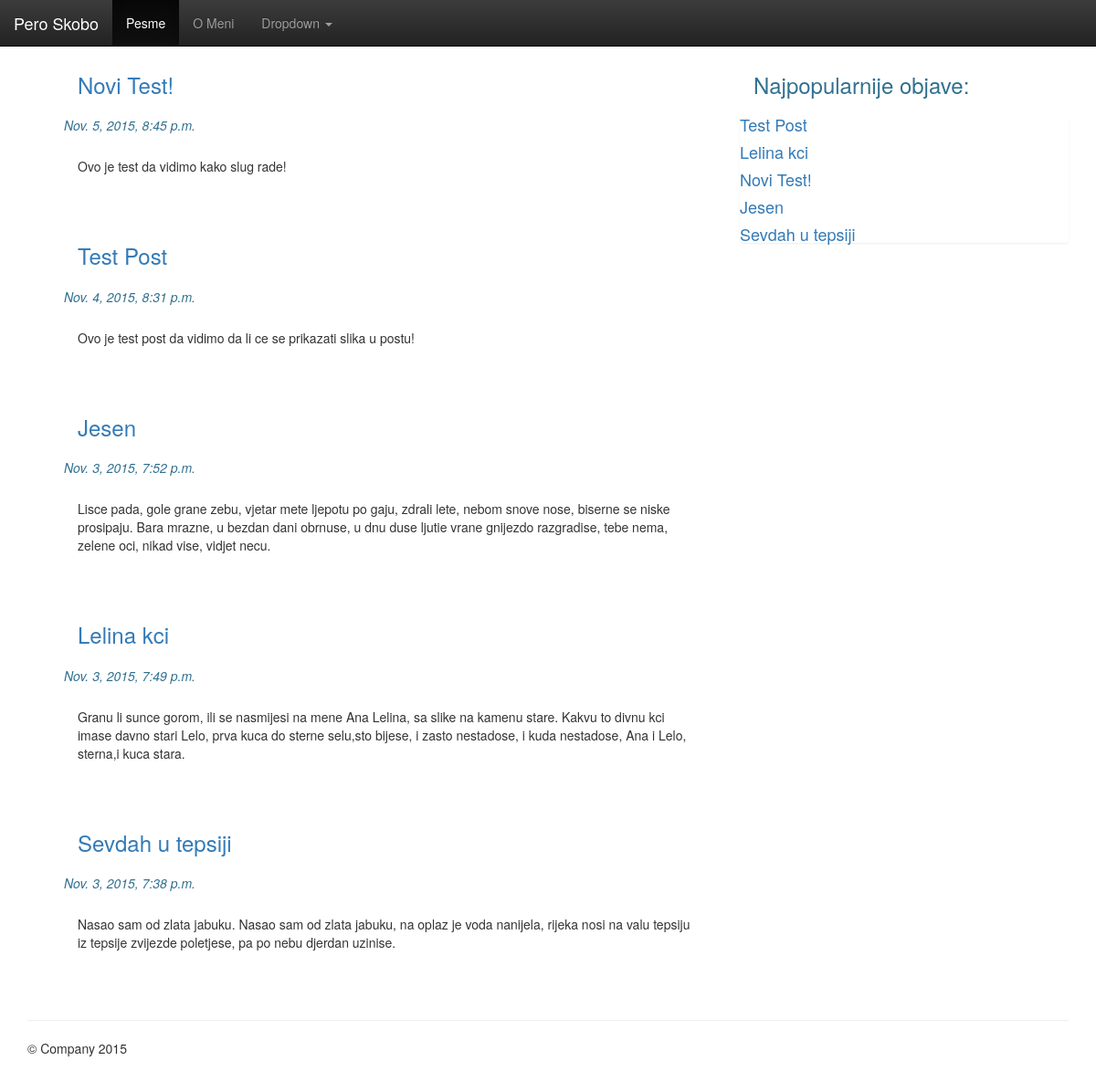
Screenshot of /blog/ with the database file from the repository.
### blog/models.py (models this page shows, shortened)
class Post(models.Model):
    created_at = models.DateTimeField(auto_now_add=True)
    title = models.CharField(max_length=100)
    content = models.TextField()
    tag = models.CharField(max_length=20, blank=True, null=True)
    image = models.ImageField(upload_to="images", blank=True, null=True)
    views = models.IntegerField(default=0)
    slug = models.CharField(max_length=100, unique=True)

### blog/views.py (the view)
def index(request):
    latest_posts = Post.objects.all().order_by('-created_at')
    t = loader.get_template('blog/index.html')
    context_dict = {
        'latest_posts': latest_posts,
        'popular_posts': get_popular_posts(),
    }
    c = Context(context_dict)
    return HttpResponse(t.render(c))

### blog/views.py (called while the page is built)
def get_popular_posts():
    popular_posts = Post.objects.order_by('-views')[:5]
    return popular_posts

### templates/blog/index.html
{% extends "base.html" %}
{% block content %}
<div class="row">
    <div class="col-xs-12 col-md-8">
        <div class="">
        {% if latest_posts %}
            <ul>
            {% for post in latest_posts %}
                <div class="panel-heading">
                    <h3><a href="/blog/{{ post.slug }}">{{ post.title }}</a></h3>
                </div>
                <p class="text-info"><em>{{ post.created_at }}</em></p>
                <div class="panel-body">
                <p>{{ post.content }}</p>
                <br />
                </div>
            {% endfor %}
            </ul>
        {% endif %}
        </div>
    </div>
<div class="col-xs-12 col-md-4">
    <h3 class="text-info panel-heading">Najpopularnije objave:</h3>
    <ul class="list-group list-unstyled">
        {% for popular_post in popular_posts %}
            <h4><li class="list-grup-item"><a href="/blog/{{ popular_post.slug }}" target="">{{ popular_post.title }}</a></li></h4>
    {% endfor %}
    </ul>
</div>
    {% endblock content %}

### templates/base.html (style rules this page uses)
body { padding-top: 50px; padding-bottom: 20px; }

### rows the page displays
Post: title "Novi Test!", created_at "Nov. 5, 2015, 8:45 p.m.", content "Ovo je test da vidimo kako slug rade!"
Post: title "Test Post", created_at "Nov. 4, 2015, 8:31 p.m.", content "Ovo je test post da vidimo da li ce se prikazati slika u postu!"
Post: title "Jesen", created_at "Nov. 3, 2015, 7:52 p.m.", content "Lisce pada, gole grane zebu, vjetar mete ljepotu po gaju, zdrali lete, nebom snove nose, biserne se niske prosipaju. Bara mrazne, u bezdan dani obrnuse, u dnu duse ljutie vrane gnijezdo razgradise, tebe nema, zelene oci, nikad vise, vidjet necu."
Post: title "Lelina kci", created_at "Nov. 3, 2015, 7:49 p.m.", content "Granu li sunce gorom, ili se nasmijesi na mene Ana Lelina, sa slike na kamenu stare. Kakvu to divnu kci imase davno stari Lelo, prva kuca do sterne selu,sto bijese, i zasto nestadose, i kuda nestadose, Ana i Lelo, sterna,i kuca stara."
Post: title "Sevdah u tepsiji", created_at "Nov. 3, 2015, 7:38 p.m.", content "Nasao sam od zlata jabuku. Nasao sam od zlata jabuku, na oplaz je voda nanijela, rijeka nosi na valu tepsiju iz tepsije zvijezde poletjese, pa po nebu djerdan uzinise."
